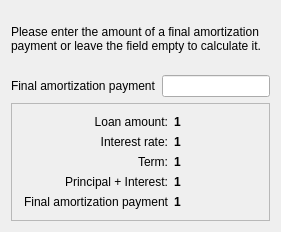
<?xml version="1.0" encoding="UTF-8"?>
<ui version="4.0">
 <class>FinalPaymentWizardPage</class>
 <widget class="QWizardPage" name="FinalPaymentWizardPage">
  <attribute name="title">
    <string>Final amortization payment</string>
  </attribute>
  <layout class="QVBoxLayout">
    <property name="margin">
      <number>11</number>
    </property>
    <property name="spacing">
      <number>6</number>
    </property>
    <item>
      <widget class="QLabel" name="TextLabel17_2">
        <property name="text">
          <string>
Please enter the amount of a final amortization payment or leave the field empty to calculate it.</string>
        </property>
        <property name="alignment">
          <set>Qt::AlignTop</set>
        </property>
        <property name="wordWrap">
          <bool>true</bool>
        </property>
      </widget>
    </item>
    <item>
      <spacer name="Spacer74_2">
        <property name="sizeHint">
          <size>
            <width>0</width>
            <height>16</height>
          </size>
        </property>
        <property name="sizeType">
          <enum>QSizePolicy::Expanding</enum>
        </property>
        <property name="orientation">
          <enum>Qt::Vertical</enum>
        </property>
      </spacer>
    </item>
    <item>
      <layout class="QHBoxLayout">
        <property name="margin">
          <number>0</number>
        </property>
        <property name="spacing">
          <number>6</number>
        </property>
        <item>
          <widget class="QLabel" name="TextLabel1_4_2_2">
            <property name="text">
              <string>Final amortization payment</string>
            </property>
            <property name="wordWrap">
              <bool>false</bool>
            </property>
          </widget>
        </item>
        <item>
          <widget class="AmountEdit" name="m_finalPaymentEdit"/>
        </item>
      </layout>
    </item>
    <item>
      <widget class="QFrame" name="Frame3_2_2_2_2">
        <property name="frameShape">
          <enum>QFrame::StyledPanel</enum>
        </property>
        <property name="frameShadow">
          <enum>QFrame::Raised</enum>
        </property>
        <layout class="QGridLayout">
          <property name="margin">
            <number>11</number>
          </property>
          <property name="spacing">
            <number>6</number>
          </property>
          <item row="0" column="0">
            <widget class="QLabel" name="TextLabel6_3_2_2_2">
              <property name="text">
                <string>Loan amount:</string>
              </property>
              <property name="alignment">
                <set>Qt::AlignVCenter|Qt::AlignRight</set>
              </property>
              <property name="wordWrap">
                <bool>true</bool>
              </property>
            </widget>
          </item>
          <item row="1" column="0">
            <widget class="QLabel" name="TextLabel8_3_2_2_2">
              <property name="text">
                <string>Interest rate:</string>
              </property>
              <property name="alignment">
                <set>Qt::AlignVCenter|Qt::AlignRight</set>
              </property>
              <property name="wordWrap">
                <bool>false</bool>
              </property>
            </widget>
          </item>
          <item row="2" column="0">
            <widget class="QLabel" name="TextLabel9_2_2_2_2">
              <property name="text">
                <string>Term:</string>
              </property>
              <property name="alignment">
                <set>Qt::AlignVCenter|Qt::AlignRight</set>
              </property>
              <property name="wordWrap">
                <bool>false</bool>
              </property>
            </widget>
          </item>
          <item row="3" column="0">
            <widget class="QLabel" name="TextLabel10_2_2_2_2">
              <property name="text">
                <string>Principal + Interest:</string>
              </property>
              <property name="alignment">
                <set>Qt::AlignVCenter|Qt::AlignRight</set>
              </property>
              <property name="wordWrap">
                <bool>false</bool>
              </property>
            </widget>
          </item>
          <item row="4" column="0">
            <widget class="QLabel" name="TextLabel11_3_2_2_2">
              <property name="text">
                <string>Final amortization payment</string>
              </property>
              <property name="alignment">
                <set>Qt::AlignVCenter|Qt::AlignRight</set>
              </property>
              <property name="wordWrap">
                <bool>false</bool>
              </property>
            </widget>
          </item>
          <item row="0" column="1">
            <widget class="QLabel" name="m_loanAmount5">
              <property name="font">
                <font>
                  <bold>true</bold>
                </font>
              </property>
              <property name="text">
                <string>1</string>
              </property>
              <property name="textFormat">
                <enum>Qt::PlainText</enum>
              </property>
              <property name="wordWrap">
                <bool>false</bool>
              </property>
            </widget>
          </item>
          <item row="1" column="1">
            <widget class="QLabel" name="m_interestRate5">
              <property name="font">
                <font>
                  <bold>true</bold>
                </font>
              </property>
              <property name="text">
                <string>1</string>
              </property>
              <property name="textFormat">
                <enum>Qt::PlainText</enum>
              </property>
              <property name="wordWrap">
                <bool>false</bool>
              </property>
            </widget>
          </item>
          <item row="2" column="1">
            <widget class="QLabel" name="m_duration5">
              <property name="font">
                <font>
                  <bold>true</bold>
                </font>
              </property>
              <property name="text">
                <string>1</string>
              </property>
              <property name="textFormat">
                <enum>Qt::PlainText</enum>
              </property>
              <property name="wordWrap">
                <bool>false</bool>
              </property>
            </widget>
          </item>
          <item row="3" column="1">
            <widget class="QLabel" name="m_payment5">
              <property name="font">
                <font>
                  <bold>true</bold>
                </font>
              </property>
              <property name="text">
                <string>1</string>
              </property>
              <property name="textFormat">
                <enum>Qt::PlainText</enum>
              </property>
              <property name="wordWrap">
                <bool>false</bool>
              </property>
            </widget>
          </item>
          <item row="4" column="1">
            <widget class="QLabel" name="m_balloon5">
              <property name="font">
                <font>
                  <bold>true</bold>
                </font>
              </property>
              <property name="text">
                <string>1</string>
              </property>
              <property name="textFormat">
                <enum>Qt::PlainText</enum>
              </property>
              <property name="wordWrap">
                <bool>false</bool>
              </property>
            </widget>
          </item>
        </layout>
      </widget>
    </item>
  </layout>
 </widget>
 <resources/>
 <connections/>
 <customwidgets>
   <customwidget>
     <class>AmountEdit</class>
     <extends>QLineEdit</extends>
     <header location="global">amountedit.h</header>
   </customwidget>		 
 </customwidgets>
 <tabstops>
 </tabstops>
</ui>
